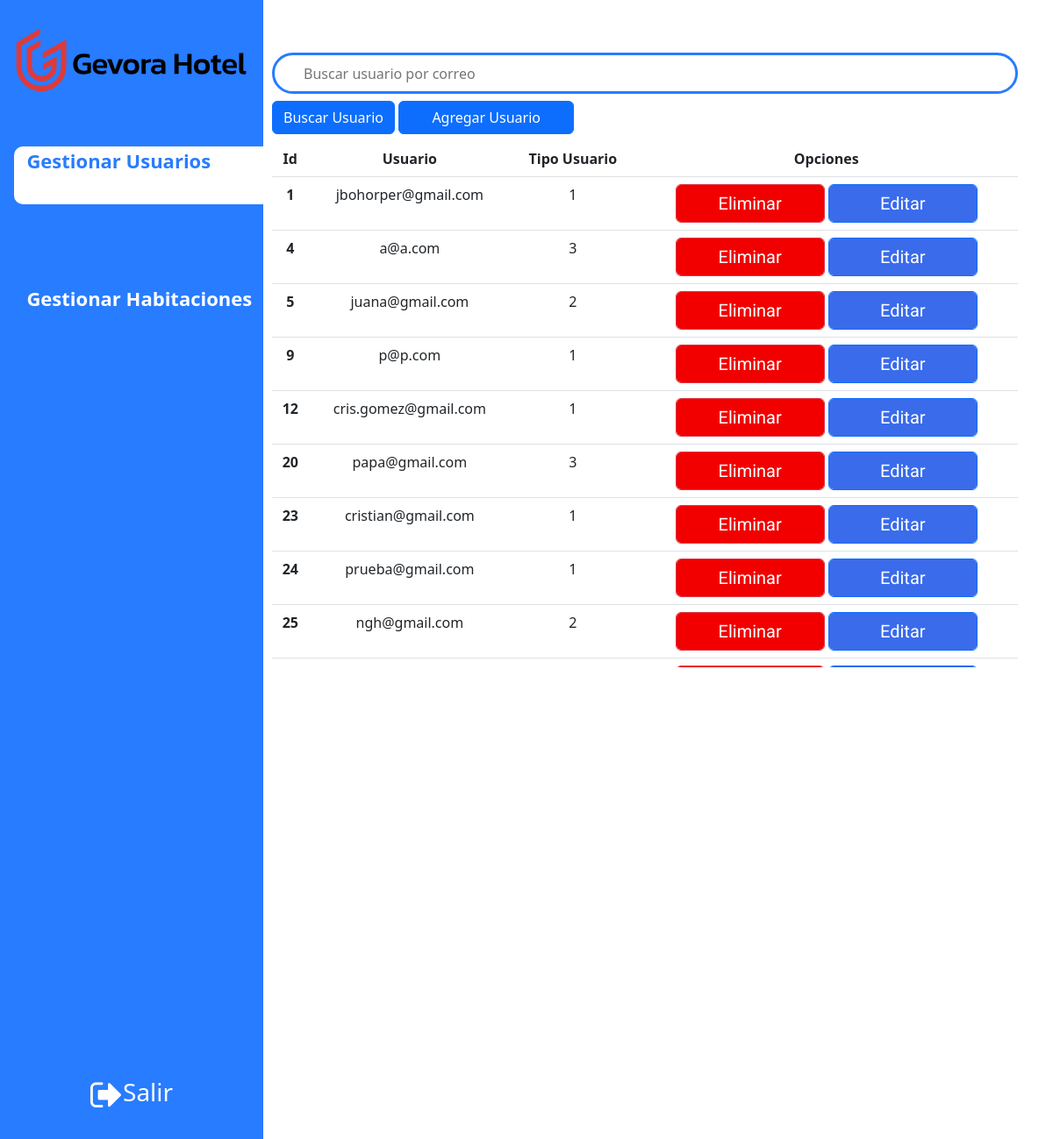
The app's page /SuperAdminUsers (signed in) with its own data.
### tables this page shows
CREATE TABLE Usuarios (
  _id integer  primary key autoincrement not null,
  nombre varchar(100),
  correo varchar(100),
  contrasena varchar(100),
  rol varchar(20)
);

### SuperAdminRoutes.py (the view)
@SuperAdminUsers.route('/SuperAdminUsers', methods=['GET'])
@login_required
def superUsuarios():
    if current_user.rol == "1":
        usuarios=functions.sql_list_usuarios()
        return render_template('superAdministrador.html',usuarios=usuarios)
    else:
            return render_template('index.html')

### SuperAdminRoutes.py (called while the page is built)
@SuperAdminUsers.before_request
@login_required
def before_request():
    if current_user.rol == "1":
        if 'usuario' not in session and request.endpoint in ['superUsuarios']:
            return redirect('/')
    else:
            return render_template('index.html')

### auth/Autenticacion.py (called while the page is built)
@login_manager_app.user_loader
def load_user(id):
    return ModelUser.get_by_id(db, id)

### functions.py (called while the page is built)
def sql_connection():
    try:
        BASE_DIR = os.path.dirname(os.path.abspath(__file__))
        db_path = os.path.join(BASE_DIR, "Database/HotelGevora.db")
        print(db_path)
        con = sqlite3.connect(db_path)
        return con
    except Error:
        print(Error)

def sql_list_usuarios():
    strsql = "SELECT * FROM Usuarios;"
    con = sql_connection()
    cursorObj = con.cursor()
    cursorObj.execute(strsql)
    usuarios = cursorObj.fetchall()
    return usuarios

### models/ModelUser.py (called while the page is built)
    @classmethod
    def get_by_id(self, db, id):
        try:
            conn = db.connect()
            query = conn.execute("SELECT _id, correo, nombre, rol FROM usuarios WHERE _id = {}".format(id))
            row = query.fetchone()
            if row != None:
                return User(row[0], row[1], None, row[2], row[3])
            else:
                return None
        except Exception as ex:
            raise Exception(ex)

### templates/superAdministrador.html (shortened to what this page needs)
<!DOCTYPE html>
<html lang="en">
  <head>
    <link
      href="https://cdn.jsdelivr.net/npm/bootstrap@5.2.0/dist/css/bootstrap.min.css"
      rel="stylesheet"
    />
    <link rel="stylesheet" href="https://cdnjs.cloudflare.com/ajax/libs/font-awesome/4.7.0/css/font-awesome.min.css">
    <link rel="stylesheet" href={{ url_for('static', filename='css/superAdministrador.css') }} />
  </head>
  <body>
    <div class="d-flex flex-column flex-shrink-0 p-3 bg-light" id="navbar">
      <img class="logo-img" src={{ url_for('static', filename='assets/Gevora_Hotel_Logo.svg') }} />
      <ul class="nav nav-pills flex-column mb-auto funciones">
        <li>
          <button class="gestion activado " id="gesUs">Gestionar Usuarios</button>
        </li>
        <li>
          <button class="gestion desactivado" id="gesHab">Gestionar Habitaciones</button>
        </li>
      </ul>
      <div class="outCont">
        <a href="/logOut" id="salir"><i class="fa fa-sign-out" aria-hidden="true" id="Salir"></i><h3>Salir</h3></a>
      </div>
    </div>
    <div class="content">
      <div class="input-group">
        <input type="search" placeholder="Buscar usuario por correo" id='inputBuscar'/>
      </div>
      <button  class="addButton3 btn btn-primary mt-2">Buscar Usuario</button>
      <button  class="addButton2 btn btn-primary mt-2" type="button" data-bs-toggle="modal" data-bs-target="#addModal">Agregar Usuario</button>
      <div class="tableConta mt-2">
        <table class="table  table-hover ">
          <thead>
            <tr>
              <th scope="col">Id</th>
              <th scope="col">Usuario</th>
              <th scope="col">Tipo Usuario</th>
              <th scope="col">Opciones</th>
            </tr>
          </thead>
          <tbody>
            {% if usuarios|length > 0 %}
            {% for i in usuarios %}
            <tr id="{{i[2]}}">
              <th scope="row">{{i[0]}}</th>
              <td class="nombre">{{i[2]}}</td>
              <td>
                {{i[4]}}
              </td>
              <td class="opciones">
                <button class="eliminar btn btn-danger form-control" iduser="{{i[0]}}"  data-bs-toggle="modal" data-bs-target="#modFor{{i[0]}}">Eliminar</button>
                <a href="/editUser/{{i[0]}}" class="editar btn btn-primary form-control">Editar</a>
              </td>
            </tr>
            {% endfor %}
            {% endif %}
          </tbody>
        </table>
      </div>
  </body>
</html>

### static/css/superAdministrador.css (style rules this page uses)
body { display: flex; }
#navbar { width: 300px; height: 100vh; padding-top: 30px !important; background-color: #287cff !important; }
.logo-img { fill: white; }
.funciones>li .activado { display: flex; width: 284px; height: 66px; margin: 60.3px 0 30px; padding: 0 0 0 14.4px; border-radius: 10px; border-bottom-right-radius: 0; border-top-right-radius: 0; background-color: #fff; }
.funciones>li .desactivado { display: flex; width: 284px; height: 66px; margin: 60.3px 0 30px; padding: 0 0 0 14.4px; border-radius: 10px; background-color: #287cff; color: white; }
.gestion { background-color: transparent; color: #287cff;; font-size: 22px; font-weight: bold; border: none; }
.content { position: relative; flex-grow: 1; padding-top:60px; padding-left: 10px; padding-right: 40px; }
.input-group { width: 100%; display: flex; }
input { width: 80%; border: solid 3px #287cff; background-color: #fff; border-radius: 40px; border-top-right-radius: 40px !important; border-bottom-right-radius: 40px !important; padding: 9px 29px 8px 33px; }
i { color: white; }
.eliminar { font-size: 20px; font-family: 'Roboto'; color: white; background-color: #f20000; width: 170px; }
.editar { font-family: 'Roboto'; font-size: 20px; color: white; background-color: #3a6beb; width: 170px; }
#Salir { font-size: 40px; }
.outCont { display: flex; text-align: center; margin-bottom: 25px; justify-content: center }
a { text-decoration: none; }
#inputBuscar { flex-grow: 2; }
.addButton2 { width: 200px; }
.tableConta { overflow-y:scroll; max-height: 600px; }
.table td { text-align: center; }
.table tr { text-align: center; }
#salir { color: white; display: flex; }

### records on screen
Usuarios: _id "1", correo "jbohorper@gmail.com", rol "1"
Usuarios: _id "4", correo "a@a.com", rol "3"
Usuarios: _id "5", correo "juana@gmail.com", rol "2"
Usuarios: _id "9", correo "p@p.com", rol "1"
Usuarios: _id "12", correo "cris.gomez@gmail.com", rol "1"
Usuarios: _id "20", correo "papa@gmail.com", rol "3"
Usuarios: _id "23", correo "cristian@gmail.com", rol "1"
Usuarios: _id "24", correo "prueba@gmail.com", rol "1"
Usuarios: _id "25", correo "ngh@gmail.com", rol "2"
